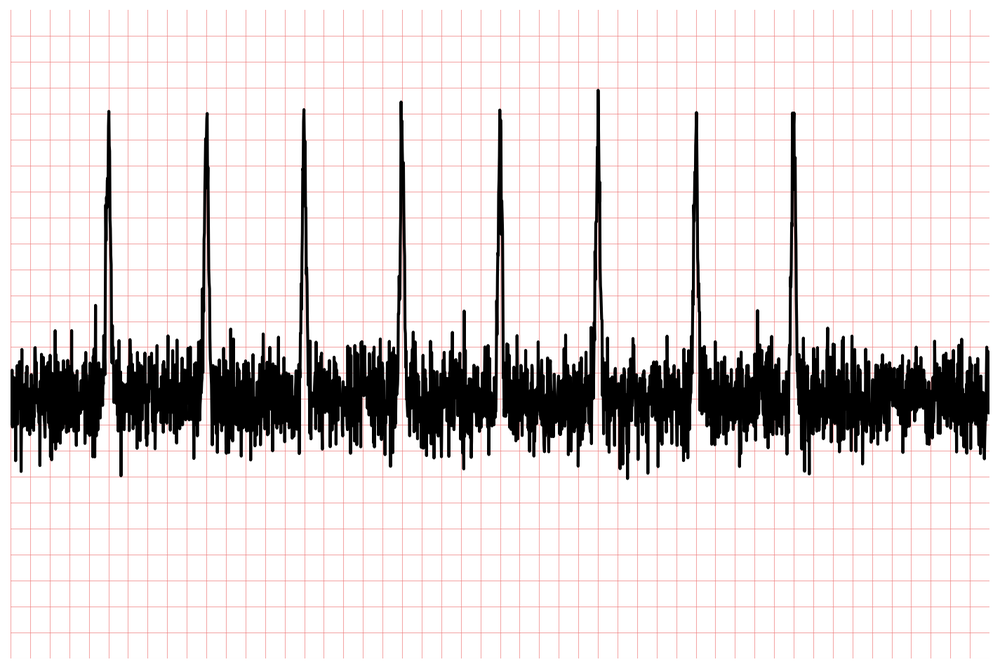
#> input picture imgs/ecg_0002.png, 1000 x 669 px, shrunk from 1425 x 953 before the run
$ python -i ecg_wave_annotator.py   (imports and definitions only)
#> lines starting #> are read from the running program, lines starting #| are printed output that depends on the picture; after the words box and inside, x2 and y2 are one past the last pixel; in counts of white or black regions, pixels touching at a corner belong together
#!/usr/bin/env python3
"""
ECG Wave Annotation System
Automated P, QRS, T wave detection and annotation for Mask R-CNN training.
"""

import numpy as np
import cv2
import torch
from scipy import signal
from scipy.signal import find_peaks, butter, filtfilt
import matplotlib.pyplot as plt
from pathlib import Path
import json
from typing import Dict, List, Tuple, Optional
import pandas as pd
from PIL import Image, ImageDraw


class ECGWaveAnnotator:
    """
    Automated ECG wave detection and annotation system.
    Creates bounding boxes and segmentation masks for P, QRS, T waves.
    """

    def __init__(self):
        self.wave_classes = {
            'background': 0,
            'P_wave': 1,
            'QRS_complex': 2,
            'T_wave': 3
        }

        # ECG analysis parameters
        self.sampling_rate = 100  # Hz
        self.leads = ['I', 'II', 'III', 'aVR', 'aVL', 'aVF', 'V1', 'V2', 'V3', 'V4', 'V5', 'V6']

        # Wave detection parameters
        self.qrs_params = {
            'height': 0.3,      # Minimum peak height
            'distance': 40,     # Minimum distance between peaks (0.4s at 100Hz)
            'width': (5, 25),   # QRS width range (50-250ms)
            'prominence': 0.2   # Peak prominence
        }

        self.p_wave_params = {
            'height': 0.1,
            'distance': 20,
            'width': (8, 25),   # P wave width range (80-250ms)
            'prominence': 0.05
        }

        self.t_wave_params = {
            'height': 0.1,
            'distance': 30,
            'width': (15, 50),  # T wave width range (150-500ms)
            'prominence': 0.05
        }

    def annotate_ecg_image(self, image_path: str, signal_data: Optional[np.ndarray] = None) -> Dict:
        """
        Create annotations for ECG image with P, QRS, T wave detection.

        Args:
            image_path: Path to ECG image
            signal_data: Optional ECG signal data [leads, samples]

        Returns:
            Annotation data in COCO format for Mask R-CNN training
        """
#> called with image_path = '../imgs/ecg_0002.png'
        # Load ECG image
        image = cv2.imread(image_path)
#> image is the input picture: shape (669, 1000, 3); mean B, G, R 218.2, 218.2, 223
        if image is None:
            raise ValueError(f"Could not load image: {image_path}")

        height, width = image.shape[:2]

        # If signal data not provided, extract from image
        if signal_data is None:
            signal_data = self._extract_signal_from_image(image)

        # Detect waves in each lead
        all_annotations = []
        annotation_id = 1

        # Process each lead (assuming 4x3 grid layout)
        for lead_idx, lead_name in enumerate(self.leads):
            if lead_idx >= signal_data.shape[0]:
                continue

            lead_signal = signal_data[lead_idx]

            # Get lead position in image
            lead_region = self._get_lead_region(lead_idx, width, height)

            # Detect waves in this lead
            wave_detections = self._detect_waves_in_lead(lead_signal, lead_region)

            # Convert to annotations
            for wave_type, detections in wave_detections.items():
                for detection in detections:
                    annotation = self._create_annotation(
                        detection, wave_type, annotation_id, lead_name, width, height
                    )
                    all_annotations.append(annotation)
                    annotation_id += 1

        # Create COCO format annotation
        coco_annotation = {
            'info': {
                'description': 'ECG Wave Detection Dataset',
                'version': '1.0',
                'contributor': 'ECG-LLM System'
            },
            'images': [{
                'id': 1,
                'file_name': Path(image_path).name,
                'width': width,
                'height': height
            }],
            'annotations': all_annotations,
            'categories': [
                {'id': 1, 'name': 'P_wave', 'supercategory': 'wave'},
                {'id': 2, 'name': 'QRS_complex', 'supercategory': 'wave'},
                {'id': 3, 'name': 'T_wave', 'supercategory': 'wave'}
            ]
        }

        return coco_annotation

    def _extract_signal_from_image(self, image: np.ndarray) -> np.ndarray:
        """
        Extract ECG signal from image using image processing.
        This is a simplified approach - in practice, use actual signal data.
        """
        # Convert to grayscale
        gray = cv2.cvtColor(image, cv2.COLOR_BGR2GRAY)

        # Extract signals from each lead region
        height, width = gray.shape
        signals = []

        for lead_idx in range(12):  # 12 leads
            lead_region = self._get_lead_region(lead_idx, width, height)

            # Extract horizontal line (ECG trace) from region
            y_start, y_end, x_start, x_end = lead_region
            lead_image = gray[y_start:y_end, x_start:x_end]

            # Find the ECG trace (darkest horizontal line)
            signal_trace = self._extract_trace_from_region(lead_image)
            signals.append(signal_trace)
#> this loop made 12 passes
#> pass 1, in _extract_signal_from_image, `lead_image = gray[y_start:y_end, x_start:x_end]`:
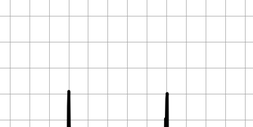
#> lead_image: shape (127, 253); min 0, max 255, mean 248
#> pass 1, in _extract_trace_from_region, `edges = cv2.Canny(region, 50, 150)`:
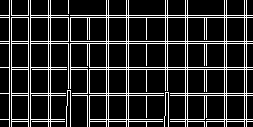
#> edges: shape (127, 253); 16.1% white in thin lines or dots
#> pass 1, in _extract_trace_from_region, `detected_lines = cv2.morphologyEx(edges, cv2.MORPH_OPEN, horizontal_ke..`:
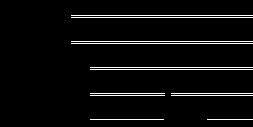
#> detected_lines: shape (127, 253); 4.6% white in thin lines or dots, all inside (x1, y1, x2, y2) = (71, 15, 253, 120)
#> pass 2, in _extract_signal_from_image, `lead_image = gray[y_start:y_end, x_start:x_end]`:
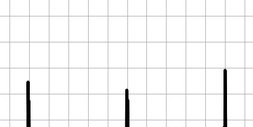
#> lead_image: shape (127, 253); min 0, max 255, mean 245.9
#> after the loop:
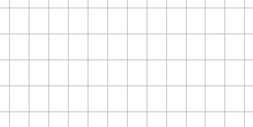
#> lead_image: shape (127, 253); min 189, max 255, mean 249.9
#> after the loop, signals = 12 items

        return np.array(signals)

    def _get_lead_region(self, lead_idx: int, width: int, height: int) -> Tuple[int, int, int, int]:
        """
        Get image coordinates for each lead region (4x3 grid).

        Returns:
            (y_start, y_end, x_start, x_end)
        """
        rows, cols = 4, 3

        row = lead_idx // cols
        col = lead_idx % cols

        lead_height = height // rows
        lead_width = width // cols

        y_start = row * lead_height + 20  # Small margin
        y_end = (row + 1) * lead_height - 20
        x_start = col * lead_width + 40
        x_end = (col + 1) * lead_width - 40

        return (y_start, y_end, x_start, x_end)

    def _extract_trace_from_region(self, region: np.ndarray) -> np.ndarray:
        """
        Extract ECG trace from lead region using edge detection.
        """
        # Apply edge detection
        edges = cv2.Canny(region, 50, 150)

        # Find horizontal lines (ECG traces)
        horizontal_kernel = cv2.getStructuringElement(cv2.MORPH_RECT, (40, 1))
        detected_lines = cv2.morphologyEx(edges, cv2.MORPH_OPEN, horizontal_kernel)

        # Extract signal by finding y-coordinates of detected lines
        signal_points = []
        region_height, region_width = region.shape

        for x in range(0, region_width, 2):  # Sample every 2 pixels
            col = detected_lines[:, x] if x < region_width else detected_lines[:, -1]

            # Find y-coordinate of ECG trace
            trace_points = np.where(col > 0)[0]
            if len(trace_points) > 0:
                # Use median to handle multiple detections
                y_coord = np.median(trace_points)
                # Convert to signal amplitude (invert y-axis)
                amplitude = (region_height / 2 - y_coord) / (region_height / 2)
                signal_points.append(amplitude)
            else:
                # Use previous value or zero
                signal_points.append(signal_points[-1] if signal_points else 0)

        return np.array(signal_points)

    def _detect_waves_in_lead(self, signal: np.ndarray, lead_region: Tuple) -> Dict:
        """
        Detect P, QRS, T waves in ECG signal.

        Args:
            signal: 1D ECG signal
            lead_region: (y_start, y_end, x_start, x_end) in image coordinates

        Returns:
            Dictionary of detected waves with positions
        """
        # Preprocess signal
        filtered_signal = self._preprocess_signal(signal)

        # Detect QRS complexes first (most prominent)
        qrs_peaks = self._detect_qrs_peaks(filtered_signal)

        # Detect P waves (before QRS)
        p_waves = self._detect_p_waves(filtered_signal, qrs_peaks)

        # Detect T waves (after QRS)
        t_waves = self._detect_t_waves(filtered_signal, qrs_peaks)

        # Convert to image coordinates
        y_start, y_end, x_start, x_end = lead_region

        detections = {
            'QRS_complex': self._convert_peaks_to_boxes(qrs_peaks, signal, lead_region, 'QRS'),
            'P_wave': self._convert_peaks_to_boxes(p_waves, signal, lead_region, 'P'),
            'T_wave': self._convert_peaks_to_boxes(t_waves, signal, lead_region, 'T')
        }

        return detections

    def _preprocess_signal(self, signal: np.ndarray) -> np.ndarray:
        """Preprocess ECG signal for wave detection."""
        if len(signal) < 10:
            return signal

        # Bandpass filter (0.5-40 Hz for ECG)
        nyquist = self.sampling_rate / 2
        low = 0.5 / nyquist
        high = 40 / nyquist

        try:
            b, a = butter(3, [low, high], btype='band')
            filtered = filtfilt(b, a, signal)
        except:
            filtered = signal  # Use original if filtering fails

        # Normalize
        if np.std(filtered) > 0:
            filtered = (filtered - np.mean(filtered)) / np.std(filtered)

        return filtered

    def _detect_qrs_peaks(self, signal: np.ndarray) -> np.ndarray:
        """Detect QRS complex peaks."""
        # Use derivative for QRS detection (emphasizes sharp changes)
        derivative = np.diff(signal)
        derivative_squared = derivative ** 2

        # Find peaks in derivative signal
        peaks, properties = find_peaks(
            derivative_squared,
            height=self.qrs_params['height'],
            distance=self.qrs_params['distance'],
            prominence=self.qrs_params['prominence']
        )

        # Refine peak positions by finding actual R-peaks in original signal
        refined_peaks = []
        for peak in peaks:
            # Search for actual R-peak in neighborhood
            start = max(0, peak - 10)
            end = min(len(signal), peak + 10)

            if start < end:
                local_region = signal[start:end]
                if len(local_region) > 0:
                    local_peak = np.argmax(np.abs(local_region))
                    refined_peaks.append(start + local_peak)

        return np.array(refined_peaks)

    def _detect_p_waves(self, signal: np.ndarray, qrs_peaks: np.ndarray) -> np.ndarray:
        """Detect P waves before QRS complexes."""
        p_peaks = []

        for qrs_peak in qrs_peaks:
            # Search for P wave before QRS (typically 80-300ms before)
            search_start = max(0, qrs_peak - 50)  # 500ms before at 100Hz
            search_end = max(0, qrs_peak - 5)   # 50ms before

            if search_start < search_end and search_end < len(signal):
                search_region = signal[search_start:search_end]

                # Find peaks in search region
                local_peaks, _ = find_peaks(
                    search_region,
                    height=self.p_wave_params['height'],
                    distance=self.p_wave_params['distance'],
                    prominence=self.p_wave_params['prominence']
                )

                # Take the closest peak to QRS
                if len(local_peaks) > 0:
                    closest_peak = local_peaks[-1]  # Last peak before QRS
                    p_peaks.append(search_start + closest_peak)

        return np.array(p_peaks)

    def _detect_t_waves(self, signal: np.ndarray, qrs_peaks: np.ndarray) -> np.ndarray:
        """Detect T waves after QRS complexes."""
        t_peaks = []

        for qrs_peak in qrs_peaks:
            # Search for T wave after QRS (typically 200-400ms after)
            search_start = min(len(signal), qrs_peak + 20)  # 200ms after
            search_end = min(len(signal), qrs_peak + 60)    # 600ms after

            if search_start < search_end:
                search_region = signal[search_start:search_end]

                # Find peaks in search region
                local_peaks, _ = find_peaks(
                    search_region,
                    height=self.t_wave_params['height'],
                    distance=self.t_wave_params['distance'],
                    prominence=self.t_wave_params['prominence']
                )

                # Take the first significant peak after QRS
                if len(local_peaks) > 0:
                    first_peak = local_peaks[0]
                    t_peaks.append(search_start + first_peak)

        return np.array(t_peaks)

    def _convert_peaks_to_boxes(
        self,
        peaks: np.ndarray,
        signal: np.ndarray,
        lead_region: Tuple,
        wave_type: str
    ) -> List[Dict]:
        """Convert peak positions to bounding boxes and masks."""
        if len(peaks) == 0:
            return []

        y_start, y_end, x_start, x_end = lead_region
        region_width = x_end - x_start
        region_height = y_end - y_start

        boxes = []

        # Define wave-specific widths
        wave_widths = {
            'QRS': 25,  # ~250ms
            'P': 20,    # ~200ms
            'T': 40     # ~400ms
        }

        half_width = wave_widths.get(wave_type, 25)

        for peak in peaks:
            if peak >= len(signal):
                continue

            # Convert signal index to x-coordinate in image
            x_center = x_start + int((peak / len(signal)) * region_width)

            # Convert signal amplitude to y-coordinate
            amplitude = signal[peak]
            y_center = y_start + int(region_height / 2 - amplitude * region_height / 4)

            # Create bounding box
            x1 = max(x_start, x_center - half_width)
            x2 = min(x_end, x_center + half_width)
            y1 = max(y_start, y_center - 20)
            y2 = min(y_end, y_center + 20)

            # Create segmentation mask
            mask = self._create_wave_mask(x1, y1, x2, y2, wave_type)

            boxes.append({
                'bbox': [x1, y1, x2 - x1, y2 - y1],  # COCO format: [x, y, width, height]
                'peak_position': peak,
                'amplitude': amplitude,
                'mask': mask
            })

        return boxes

    def _create_wave_mask(self, x1: int, y1: int, x2: int, y2: int, wave_type: str) -> List:
        """Create segmentation mask for wave."""
        # Create simple rectangular mask for now
        # In practice, could create more sophisticated wave-shaped masks

        width = x2 - x1
        height = y2 - y1

        if width <= 0 or height <= 0:
            return []

        # Create mask as list of polygon points
        if wave_type == 'QRS':
            # Sharp, narrow mask for QRS
            mask_points = [
                x1 + width//4, y2,           # Bottom left
                x1 + width//2, y1,           # Top center
                x1 + 3*width//4, y2,         # Bottom right
                x1 + width//4, y2            # Close polygon
            ]
        elif wave_type == 'P':
            # Rounded mask for P wave
            mask_points = [
                x1, y1 + height//2,          # Left center
                x1 + width//4, y1,           # Top left
                x1 + 3*width//4, y1,         # Top right
                x2, y1 + height//2,          # Right center
                x1 + 3*width//4, y2,         # Bottom right
                x1 + width//4, y2,           # Bottom left
                x1, y1 + height//2           # Close polygon
            ]
        else:  # T wave
            # Broader, curved mask for T wave
            mask_points = [
                x1, y2,                      # Bottom left
                x1, y1 + height//3,          # Upper left
                x1 + width//3, y1,           # Top left
                x1 + 2*width//3, y1,         # Top right
                x2, y1 + height//3,          # Upper right
                x2, y2,                      # Bottom right
                x1, y2                       # Close polygon
            ]

        return mask_points

    def _create_annotation(
        self,
        detection: Dict,
        wave_type: str,
        annotation_id: int,
        lead_name: str,
        image_width: int,
        image_height: int
    ) -> Dict:
        """Create COCO format annotation."""
        bbox = detection['bbox']
        mask_points = detection['mask']

        # Calculate area
        area = bbox[2] * bbox[3]  # width * height

        annotation = {
            'id': annotation_id,
            'image_id': 1,
            'category_id': self.wave_classes[wave_type],
            'bbox': bbox,
            'area': area,
            'segmentation': [mask_points] if mask_points else [],
            'iscrowd': 0,
            'attributes': {
                'lead': lead_name,
                'wave_type': wave_type,
                'peak_position': int(detection['peak_position']),
                'amplitude': float(detection['amplitude'])
            }
        }

        return annotation

    # [50 lines left out: functions save_annotations, visualize_annotations, create_ecg_annotations, not called in this run]


# [6 lines not run here, left out]

>>> result = ECGWaveAnnotator().annotate_ecg_image('../imgs/ecg_0002.png')
#> the loop in annotate_ecg_image, `for lead_idx, lead_name in enumerate(self.leads):` made 12 passes
#> (qrs_peaks in _detect_waves_in_lead, p_waves in _detect_waves_in_lead, t_waves in _detect_waves_in_lead) on passes 4, 5, 6, 10, 11: ([45, 88], [38, 81], [85]), ([27, 66], [24], [66, 91]), ([15, 112], [101], [42]), ([43, 103], [34, 66], [66]), ([7, 56, 121], [91], [56, 91])
#> after the loop in annotate_ecg_image, `for lead_idx, lead_name in enumerate(self.leads):`: all_annotations = 42 items; annotation_id = 43
#> result = 4 items

$ run again, on imgs/ecg_0004.png
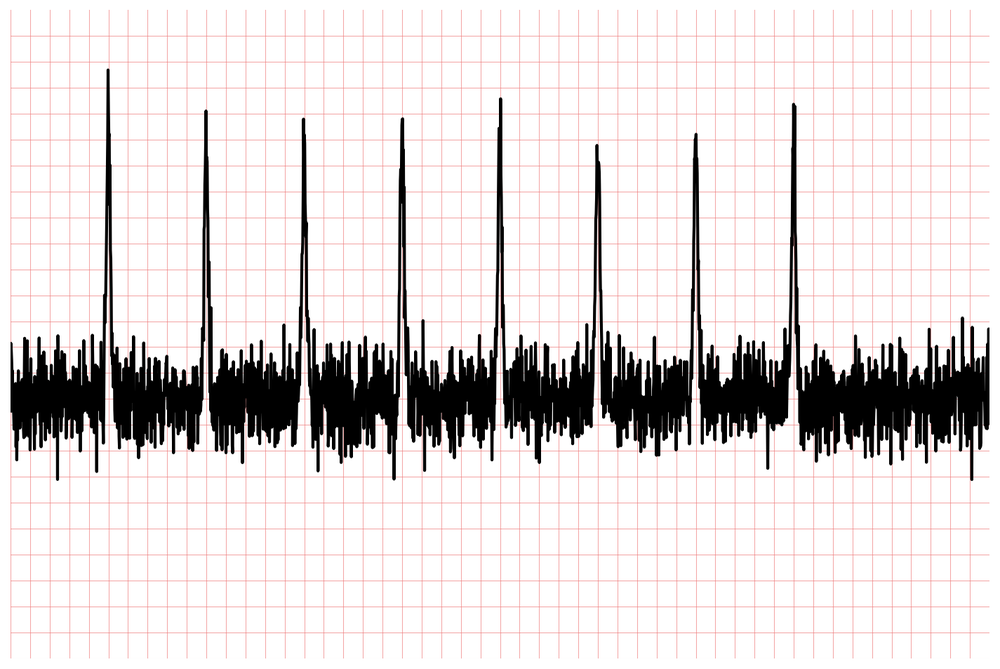
#> input picture imgs/ecg_0004.png, 1000 x 669 px, shrunk from 1425 x 953 before the run
#> in annotate_ecg_image, image is the input picture: shape (669, 1000, 3); mean B, G, R 218.8, 218.8, 223.6
#> the loop in _extract_signal_from_image, `for lead_idx in range(12):` made 12 passes
#> pass 1, in _extract_trace_from_region, `edges = cv2.Canny(region, 50, 150)`:
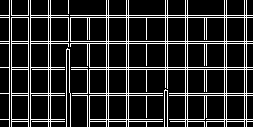
#> edges: shape (127, 253); 16.1% white in thin lines or dots
#> pass 2, in _extract_signal_from_image, `lead_image = gray[y_start:y_end, x_start:x_end]`:
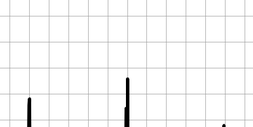
#> lead_image: shape (127, 253); min 0, max 255, mean 247.5
#> after the loop in _extract_signal_from_image, `for lead_idx in range(12):`: signals = 12 items
#> the loop in annotate_ecg_image, `for lead_idx, lead_name in enumerate(self.leads):` made 12 passes
#> (qrs_peaks in _detect_waves_in_lead, p_waves in _detect_waves_in_lead, t_waves in _detect_waves_in_lead) on passes 1, 4, 5, 6, 10, 11: ([43, 102], [83], [83]), ([43, 93], [71], [71]), ([27, 66], [24], [66, 91]), ([15, 112], [101], [47]), ([43, 103], [34, 66], [66]), ([7, 56, 121], [91], [56, 91])
#> after the loop in annotate_ecg_image, `for lead_idx, lead_name in enumerate(self.leads):`: all_annotations = 46 items; annotation_id = 47
#> result = 4 items

$ run again, on imgs/ecg_0007.png
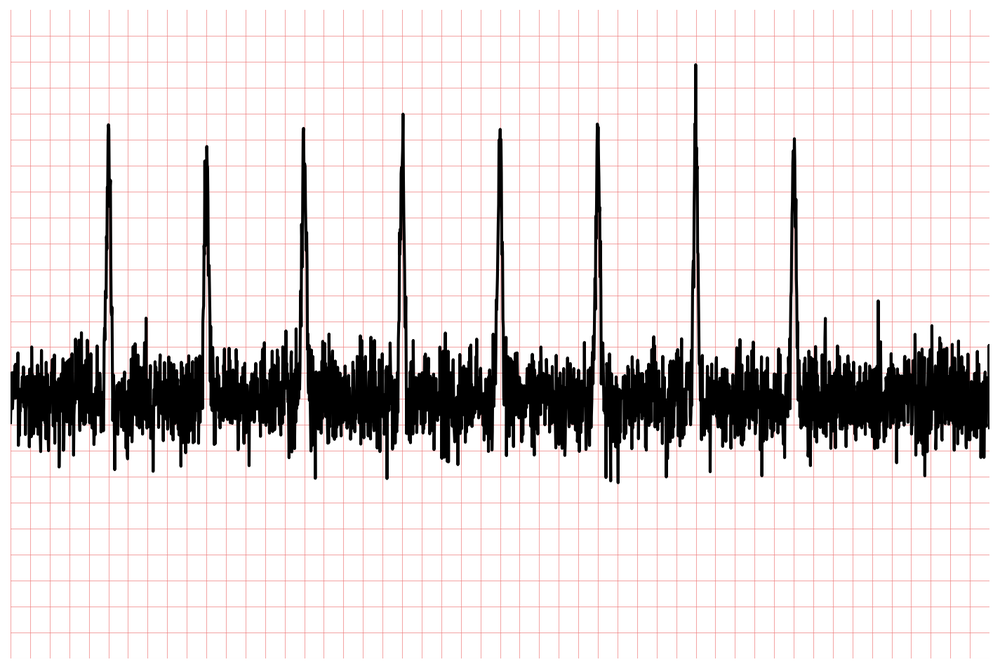
#> input picture imgs/ecg_0007.png, 1000 x 669 px, shrunk from 1425 x 953 before the run
#> in annotate_ecg_image, image is the input picture: shape (669, 1000, 3); mean B, G, R 218.6, 218.6, 223.4
#> the loop in _extract_signal_from_image, `for lead_idx in range(12):` made 12 passes
#> pass 1, in _extract_trace_from_region, `edges = cv2.Canny(region, 50, 150)`:
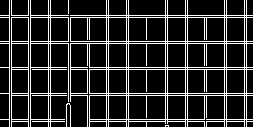
#> edges: shape (127, 253); 16.2% white in thin lines or dots
#> pass 2, in _extract_signal_from_image, `lead_image = gray[y_start:y_end, x_start:x_end]`:
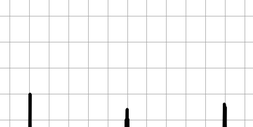
#> lead_image: shape (127, 253); min 0, max 255, mean 247.8
#> after the loop in _extract_signal_from_image, `for lead_idx in range(12):`: signals = 12 items
#> the loop in annotate_ecg_image, `for lead_idx, lead_name in enumerate(self.leads):` made 12 passes
#> (qrs_peaks in _detect_waves_in_lead, p_waves in _detect_waves_in_lead, t_waves in _detect_waves_in_lead) on passes 4, 5, 6, 10, 11: ([43, 93], [71], [71]), ([27, 90], [68], [68]), ([15, 112], [101], [47]), ([43, 103], [34, 66], [66]), ([7, 56, 121], [91], [56, 91])
#> after the loop in annotate_ecg_image, `for lead_idx, lead_name in enumerate(self.leads):`: all_annotations = 39 items; annotation_id = 40
#> result = 4 items
